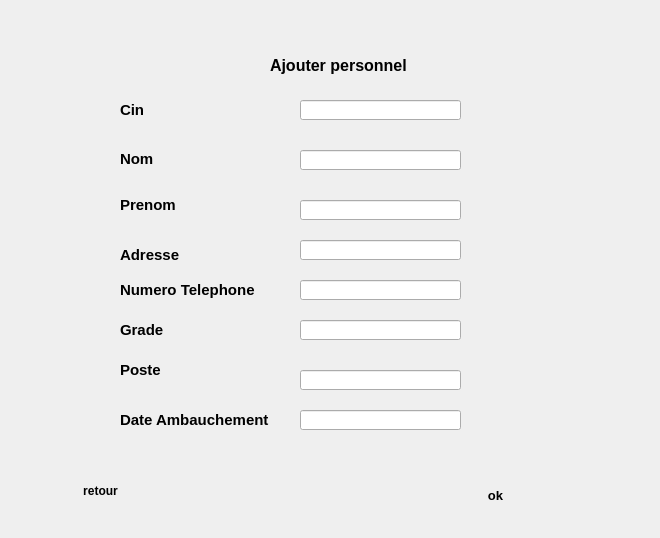
<?xml version="1.0" encoding="UTF-8"?>
<ui version="4.0">
 <class>ajouter_pers</class>
 <widget class="QDialog" name="ajouter_pers">
  <property name="geometry">
   <rect>
    <x>0</x>
    <y>0</y>
    <width>660</width>
    <height>538</height>
   </rect>
  </property>
  <property name="windowTitle">
   <string>Dialog</string>
  </property>
  <widget class="QLabel" name="label">
   <property name="geometry">
    <rect>
     <x>-120</x>
     <y>-10</y>
     <width>781</width>
     <height>561</height>
    </rect>
   </property>
   <property name="font">
    <font>
     <weight>75</weight>
     <bold>true</bold>
    </font>
   </property>
   <property name="text">
    <string/>
   </property>
   <property name="pixmap">
    <pixmap resource="Images.qrc">:/Arriere/images/1552877_10202858008319675_680574188_n.jpg</pixmap>
   </property>
  </widget>
  <widget class="QLabel" name="EMAILa">
   <property name="geometry">
    <rect>
     <x>120</x>
     <y>410</y>
     <width>161</width>
     <height>20</height>
    </rect>
   </property>
   <property name="font">
    <font>
     <weight>75</weight>
     <bold>true</bold>
    </font>
   </property>
   <property name="text">
    <string>&lt;!DOCTYPE HTML PUBLIC &quot;-//W3C//DTD HTML 4.0//EN&quot; &quot;http://www.w3.org/TR/REC-html40/strict.dtd&quot;&gt;
&lt;html&gt;&lt;head&gt;&lt;meta name=&quot;qrichtext&quot; content=&quot;1&quot; /&gt;&lt;style type=&quot;text/css&quot;&gt;
p, li { white-space: pre-wrap; }
&lt;/style&gt;&lt;/head&gt;&lt;body style=&quot; font-family:'MS Shell Dlg 2'; font-size:8.25pt; font-weight:400; font-style:normal;&quot;&gt;
&lt;p style=&quot; margin-top:0px; margin-bottom:0px; margin-left:0px; margin-right:0px; -qt-block-indent:0; text-indent:0px;&quot;&gt;&lt;span style=&quot; font-size:11pt; font-weight:600;&quot;&gt;Date Ambauchement&lt;/span&gt;&lt;/p&gt;&lt;/body&gt;&lt;/html&gt;</string>
   </property>
  </widget>
  <widget class="QLineEdit" name="numtelLE">
   <property name="geometry">
    <rect>
     <x>300</x>
     <y>280</y>
     <width>161</width>
     <height>20</height>
    </rect>
   </property>
   <property name="font">
    <font>
     <weight>75</weight>
     <bold>true</bold>
    </font>
   </property>
  </widget>
  <widget class="QLineEdit" name="posteLE">
   <property name="geometry">
    <rect>
     <x>300</x>
     <y>370</y>
     <width>161</width>
     <height>20</height>
    </rect>
   </property>
   <property name="font">
    <font>
     <weight>75</weight>
     <bold>true</bold>
    </font>
   </property>
  </widget>
  <widget class="QLabel" name="NOMa">
   <property name="geometry">
    <rect>
     <x>120</x>
     <y>150</y>
     <width>61</width>
     <height>16</height>
    </rect>
   </property>
   <property name="font">
    <font>
     <weight>75</weight>
     <bold>true</bold>
    </font>
   </property>
   <property name="text">
    <string>&lt;!DOCTYPE HTML PUBLIC &quot;-//W3C//DTD HTML 4.0//EN&quot; &quot;http://www.w3.org/TR/REC-html40/strict.dtd&quot;&gt;
&lt;html&gt;&lt;head&gt;&lt;meta name=&quot;qrichtext&quot; content=&quot;1&quot; /&gt;&lt;style type=&quot;text/css&quot;&gt;
p, li { white-space: pre-wrap; }
&lt;/style&gt;&lt;/head&gt;&lt;body style=&quot; font-family:'MS Shell Dlg 2'; font-size:8.25pt; font-weight:400; font-style:normal;&quot;&gt;
&lt;p style=&quot; margin-top:0px; margin-bottom:0px; margin-left:0px; margin-right:0px; -qt-block-indent:0; text-indent:0px;&quot;&gt;&lt;span style=&quot; font-size:11pt; font-weight:600;&quot;&gt;Nom&lt;/span&gt;&lt;/p&gt;&lt;/body&gt;&lt;/html&gt;</string>
   </property>
  </widget>
  <widget class="QLabel" name="NUMEROa">
   <property name="geometry">
    <rect>
     <x>120</x>
     <y>280</y>
     <width>151</width>
     <height>20</height>
    </rect>
   </property>
   <property name="font">
    <font>
     <weight>75</weight>
     <bold>true</bold>
    </font>
   </property>
   <property name="text">
    <string>&lt;!DOCTYPE HTML PUBLIC &quot;-//W3C//DTD HTML 4.0//EN&quot; &quot;http://www.w3.org/TR/REC-html40/strict.dtd&quot;&gt;
&lt;html&gt;&lt;head&gt;&lt;meta name=&quot;qrichtext&quot; content=&quot;1&quot; /&gt;&lt;style type=&quot;text/css&quot;&gt;
p, li { white-space: pre-wrap; }
&lt;/style&gt;&lt;/head&gt;&lt;body style=&quot; font-family:'MS Shell Dlg 2'; font-size:8.25pt; font-weight:600; font-style:normal;&quot;&gt;
&lt;p style=&quot; margin-top:0px; margin-bottom:0px; margin-left:0px; margin-right:0px; -qt-block-indent:0; text-indent:0px;&quot;&gt;&lt;span style=&quot; font-size:11pt;&quot;&gt;Numero Telephone&lt;/span&gt;&lt;/p&gt;&lt;/body&gt;&lt;/html&gt;</string>
   </property>
  </widget>
  <widget class="QLineEdit" name="gradeLE">
   <property name="geometry">
    <rect>
     <x>300</x>
     <y>320</y>
     <width>161</width>
     <height>20</height>
    </rect>
   </property>
   <property name="font">
    <font>
     <weight>75</weight>
     <bold>true</bold>
    </font>
   </property>
  </widget>
  <widget class="QLineEdit" name="dateambLE">
   <property name="geometry">
    <rect>
     <x>300</x>
     <y>410</y>
     <width>161</width>
     <height>20</height>
    </rect>
   </property>
   <property name="font">
    <font>
     <weight>75</weight>
     <bold>true</bold>
    </font>
   </property>
  </widget>
  <widget class="QLabel" name="PRENOMa">
   <property name="geometry">
    <rect>
     <x>120</x>
     <y>190</y>
     <width>61</width>
     <height>31</height>
    </rect>
   </property>
   <property name="font">
    <font>
     <weight>75</weight>
     <bold>true</bold>
    </font>
   </property>
   <property name="text">
    <string>&lt;!DOCTYPE HTML PUBLIC &quot;-//W3C//DTD HTML 4.0//EN&quot; &quot;http://www.w3.org/TR/REC-html40/strict.dtd&quot;&gt;
&lt;html&gt;&lt;head&gt;&lt;meta name=&quot;qrichtext&quot; content=&quot;1&quot; /&gt;&lt;style type=&quot;text/css&quot;&gt;
p, li { white-space: pre-wrap; }
&lt;/style&gt;&lt;/head&gt;&lt;body style=&quot; font-family:'MS Shell Dlg 2'; font-size:8.25pt; font-weight:400; font-style:normal;&quot;&gt;
&lt;p style=&quot; margin-top:0px; margin-bottom:0px; margin-left:0px; margin-right:0px; -qt-block-indent:0; text-indent:0px;&quot;&gt;&lt;span style=&quot; font-size:11pt; font-weight:600;&quot;&gt;Prenom&lt;/span&gt;&lt;/p&gt;&lt;/body&gt;&lt;/html&gt;</string>
   </property>
  </widget>
  <widget class="QLineEdit" name="nomLE">
   <property name="geometry">
    <rect>
     <x>300</x>
     <y>150</y>
     <width>161</width>
     <height>20</height>
    </rect>
   </property>
   <property name="font">
    <font>
     <weight>75</weight>
     <bold>true</bold>
    </font>
   </property>
  </widget>
  <widget class="QLabel" name="DATEa">
   <property name="geometry">
    <rect>
     <x>120</x>
     <y>320</y>
     <width>51</width>
     <height>21</height>
    </rect>
   </property>
   <property name="font">
    <font>
     <weight>75</weight>
     <bold>true</bold>
    </font>
   </property>
   <property name="text">
    <string>&lt;!DOCTYPE HTML PUBLIC &quot;-//W3C//DTD HTML 4.0//EN&quot; &quot;http://www.w3.org/TR/REC-html40/strict.dtd&quot;&gt;
&lt;html&gt;&lt;head&gt;&lt;meta name=&quot;qrichtext&quot; content=&quot;1&quot; /&gt;&lt;style type=&quot;text/css&quot;&gt;
p, li { white-space: pre-wrap; }
&lt;/style&gt;&lt;/head&gt;&lt;body style=&quot; font-family:'MS Shell Dlg 2'; font-size:8.25pt; font-weight:400; font-style:normal;&quot;&gt;
&lt;p style=&quot; margin-top:0px; margin-bottom:0px; margin-left:0px; margin-right:0px; -qt-block-indent:0; text-indent:0px;&quot;&gt;&lt;span style=&quot; font-size:11pt; font-weight:600;&quot;&gt;Grade&lt;/span&gt;&lt;/p&gt;&lt;/body&gt;&lt;/html&gt;</string>
   </property>
  </widget>
  <widget class="QLineEdit" name="CINLE">
   <property name="geometry">
    <rect>
     <x>300</x>
     <y>100</y>
     <width>161</width>
     <height>20</height>
    </rect>
   </property>
   <property name="font">
    <font>
     <weight>75</weight>
     <bold>true</bold>
    </font>
   </property>
  </widget>
  <widget class="QPushButton" name="OKa">
   <property name="geometry">
    <rect>
     <x>460</x>
     <y>470</y>
     <width>71</width>
     <height>51</height>
    </rect>
   </property>
   <property name="font">
    <font>
     <pointsize>10</pointsize>
     <weight>75</weight>
     <bold>true</bold>
    </font>
   </property>
   <property name="text">
    <string>ok</string>
   </property>
   <property name="icon">
    <iconset resource="Images.qrc">
     <normaloff>:/icon/Icon/ok.ico</normaloff>:/icon/Icon/ok.ico</iconset>
   </property>
   <property name="iconSize">
    <size>
     <width>50</width>
     <height>50</height>
    </size>
   </property>
   <property name="flat">
    <bool>true</bool>
   </property>
  </widget>
  <widget class="QLabel" name="ADRESSEa">
   <property name="geometry">
    <rect>
     <x>120</x>
     <y>240</y>
     <width>71</width>
     <height>31</height>
    </rect>
   </property>
   <property name="font">
    <font>
     <weight>75</weight>
     <bold>true</bold>
    </font>
   </property>
   <property name="text">
    <string>&lt;!DOCTYPE HTML PUBLIC &quot;-//W3C//DTD HTML 4.0//EN&quot; &quot;http://www.w3.org/TR/REC-html40/strict.dtd&quot;&gt;
&lt;html&gt;&lt;head&gt;&lt;meta name=&quot;qrichtext&quot; content=&quot;1&quot; /&gt;&lt;style type=&quot;text/css&quot;&gt;
p, li { white-space: pre-wrap; }
&lt;/style&gt;&lt;/head&gt;&lt;body style=&quot; font-family:'MS Shell Dlg 2'; font-size:8.25pt; font-weight:400; font-style:normal;&quot;&gt;
&lt;p style=&quot; margin-top:0px; margin-bottom:0px; margin-left:0px; margin-right:0px; -qt-block-indent:0; text-indent:0px;&quot;&gt;&lt;span style=&quot; font-size:11pt; font-weight:600;&quot;&gt;Adresse&lt;/span&gt;&lt;/p&gt;&lt;/body&gt;&lt;/html&gt;</string>
   </property>
  </widget>
  <widget class="QLineEdit" name="adresseLE">
   <property name="geometry">
    <rect>
     <x>300</x>
     <y>240</y>
     <width>161</width>
     <height>20</height>
    </rect>
   </property>
   <property name="font">
    <font>
     <weight>75</weight>
     <bold>true</bold>
    </font>
   </property>
  </widget>
  <widget class="QLabel" name="POSTEa">
   <property name="geometry">
    <rect>
     <x>120</x>
     <y>360</y>
     <width>51</width>
     <height>21</height>
    </rect>
   </property>
   <property name="font">
    <font>
     <weight>75</weight>
     <bold>true</bold>
    </font>
   </property>
   <property name="text">
    <string>&lt;!DOCTYPE HTML PUBLIC &quot;-//W3C//DTD HTML 4.0//EN&quot; &quot;http://www.w3.org/TR/REC-html40/strict.dtd&quot;&gt;
&lt;html&gt;&lt;head&gt;&lt;meta name=&quot;qrichtext&quot; content=&quot;1&quot; /&gt;&lt;style type=&quot;text/css&quot;&gt;
p, li { white-space: pre-wrap; }
&lt;/style&gt;&lt;/head&gt;&lt;body style=&quot; font-family:'MS Shell Dlg 2'; font-size:8.25pt; font-weight:400; font-style:normal;&quot;&gt;
&lt;p style=&quot; margin-top:0px; margin-bottom:0px; margin-left:0px; margin-right:0px; -qt-block-indent:0; text-indent:0px;&quot;&gt;&lt;span style=&quot; font-size:11pt; font-weight:600;&quot;&gt;Poste&lt;/span&gt;&lt;/p&gt;&lt;/body&gt;&lt;/html&gt;</string>
   </property>
  </widget>
  <widget class="QLabel" name="CINa">
   <property name="geometry">
    <rect>
     <x>120</x>
     <y>100</y>
     <width>41</width>
     <height>21</height>
    </rect>
   </property>
   <property name="font">
    <font>
     <weight>75</weight>
     <bold>true</bold>
    </font>
   </property>
   <property name="text">
    <string>&lt;!DOCTYPE HTML PUBLIC &quot;-//W3C//DTD HTML 4.0//EN&quot; &quot;http://www.w3.org/TR/REC-html40/strict.dtd&quot;&gt;
&lt;html&gt;&lt;head&gt;&lt;meta name=&quot;qrichtext&quot; content=&quot;1&quot; /&gt;&lt;style type=&quot;text/css&quot;&gt;
p, li { white-space: pre-wrap; }
&lt;/style&gt;&lt;/head&gt;&lt;body style=&quot; font-family:'MS Shell Dlg 2'; font-size:8.25pt; font-weight:400; font-style:normal;&quot;&gt;
&lt;p style=&quot; margin-top:0px; margin-bottom:0px; margin-left:0px; margin-right:0px; -qt-block-indent:0; text-indent:0px;&quot;&gt;&lt;span style=&quot; font-size:11pt; font-weight:600;&quot;&gt;Cin&lt;/span&gt;&lt;/p&gt;&lt;/body&gt;&lt;/html&gt;</string>
   </property>
  </widget>
  <widget class="QLabel" name="ajouterPerso">
   <property name="geometry">
    <rect>
     <x>270</x>
     <y>50</y>
     <width>151</width>
     <height>31</height>
    </rect>
   </property>
   <property name="font">
    <font>
     <pointsize>12</pointsize>
     <weight>75</weight>
     <bold>true</bold>
    </font>
   </property>
   <property name="text">
    <string>Ajouter personnel</string>
   </property>
  </widget>
  <widget class="QLineEdit" name="prenomLE">
   <property name="geometry">
    <rect>
     <x>300</x>
     <y>200</y>
     <width>161</width>
     <height>20</height>
    </rect>
   </property>
   <property name="font">
    <font>
     <weight>75</weight>
     <bold>true</bold>
    </font>
   </property>
  </widget>
  <widget class="QPushButton" name="retourRP">
   <property name="geometry">
    <rect>
     <x>50</x>
     <y>470</y>
     <width>101</width>
     <height>41</height>
    </rect>
   </property>
   <property name="font">
    <font>
     <weight>75</weight>
     <bold>true</bold>
    </font>
   </property>
   <property name="text">
    <string>retour</string>
   </property>
   <property name="icon">
    <iconset resource="Images.qrc">
     <normaloff>:/icon/Icon/28.png</normaloff>:/icon/Icon/28.png</iconset>
   </property>
   <property name="iconSize">
    <size>
     <width>30</width>
     <height>30</height>
    </size>
   </property>
   <property name="flat">
    <bool>true</bool>
   </property>
  </widget>
  <zorder>label</zorder>
  <zorder>EMAILa</zorder>
  <zorder>numtelLE</zorder>
  <zorder>posteLE</zorder>
  <zorder>NOMa</zorder>
  <zorder>NUMEROa</zorder>
  <zorder>gradeLE</zorder>
  <zorder>dateambLE</zorder>
  <zorder>PRENOMa</zorder>
  <zorder>nomLE</zorder>
  <zorder>DATEa</zorder>
  <zorder>CINLE</zorder>
  <zorder>OKa</zorder>
  <zorder>ADRESSEa</zorder>
  <zorder>adresseLE</zorder>
  <zorder>POSTEa</zorder>
  <zorder>CINa</zorder>
  <zorder>prenomLE</zorder>
  <zorder>retourRP</zorder>
  <zorder>ajouterPerso</zorder>
 </widget>
 <resources>
  <include location="Images.qrc"/>
 </resources>
 <connections/>
</ui>
